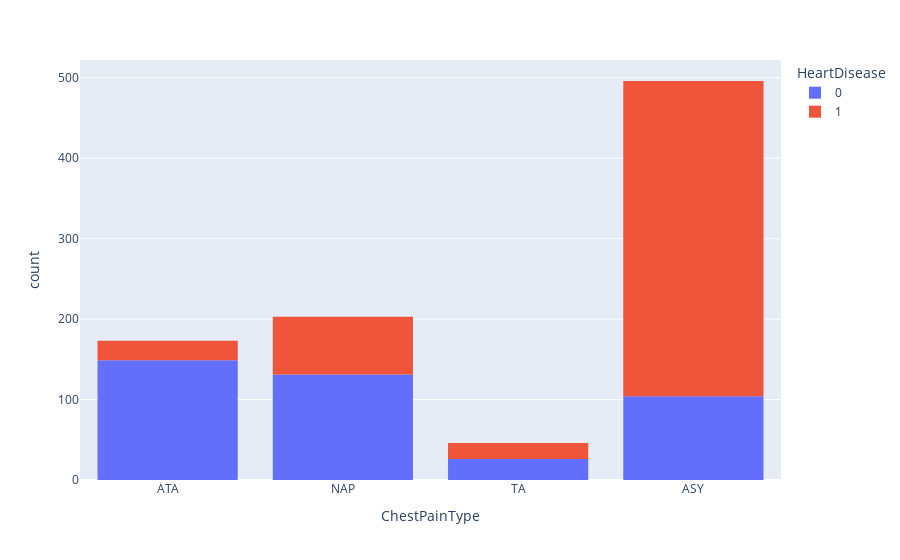

Write notebook code for a chart like this one.
### Code cell
px.histogram(df,x='ChestPainType',color='HeartDisease')

### Figure 1 — Plotly figure (JSON) as saved in the notebook; plotly's stock layout.template omitted (floating-point values rounded to 4 significant figures; data arrays with more than 128 entries replaced by an {"elided": "..."} marker saying what was removed)
{"data": [{"bingroup": "x", "hovertemplate": "HeartDisease=0<br>ChestPainType=%{x}<br>count=%{y}<extra></extra>", "legendgroup": "0", "marker": {"color": "#636efa", "pattern": {"shape": ""}}, "name": "0", "orientation": "v", "showlegend": true, "type": "histogram", "x": {"elided": "410 str values"}, "xaxis": "x", "yaxis": "y"}, {"bingroup": "x", "hovertemplate": "HeartDisease=1<br>ChestPainType=%{x}<br>count=%{y}<extra></extra>", "legendgroup": "1", "marker": {"color": "#EF553B", "pattern": {"shape": ""}}, "name": "1", "orientation": "v", "showlegend": true, "type": "histogram", "x": {"elided": "508 str values"}, "xaxis": "x", "yaxis": "y"}], "layout": {"barmode": "relative", "legend": {"title": {"text": "HeartDisease"}, "tracegroupgap": 0}, "margin": {"t": 60}, "xaxis": {"anchor": "y", "domain": [0, 1], "title": {"text": "ChestPainType"}}, "yaxis": {"anchor": "x", "domain": [0, 1], "title": {"text": "count"}}}}
